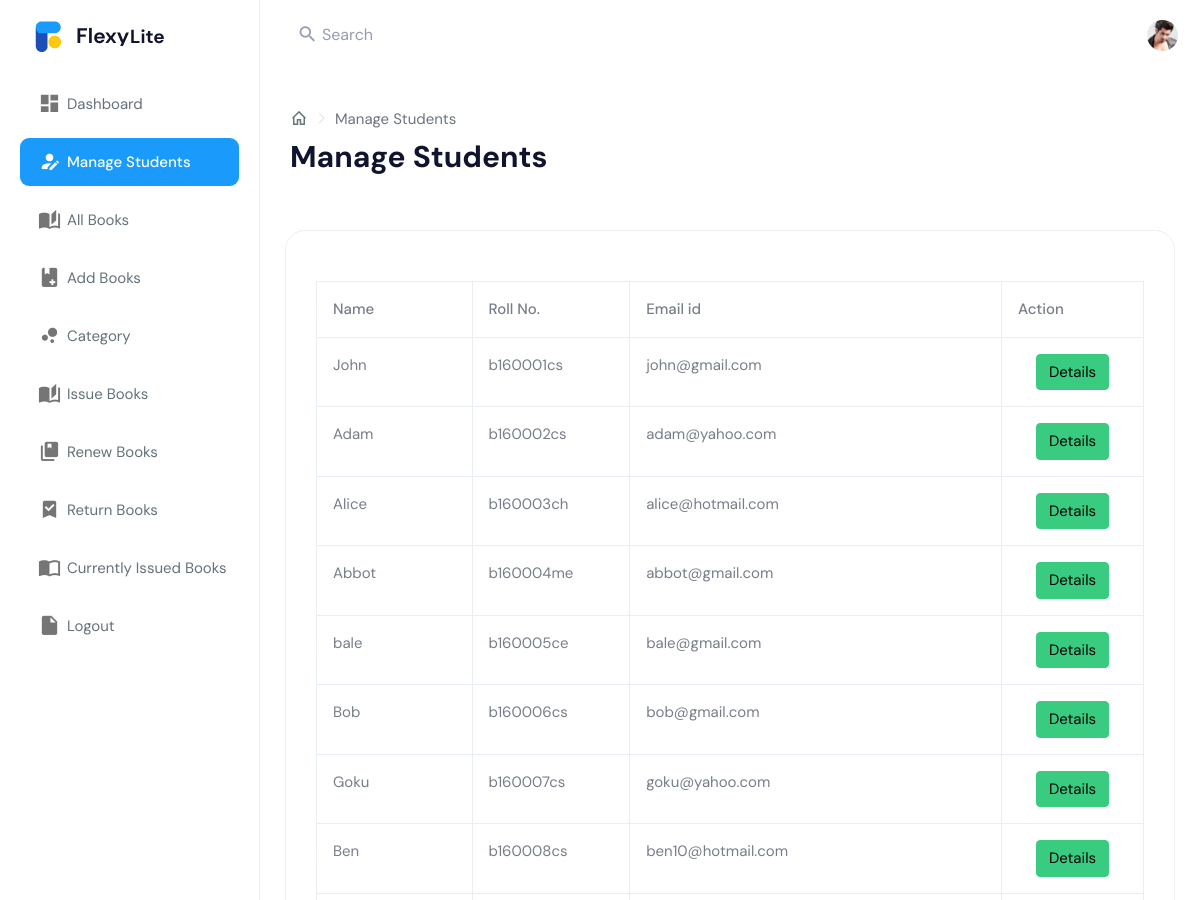
The page /admin/student.php (signed in, upper part) on the database as committed earlier.
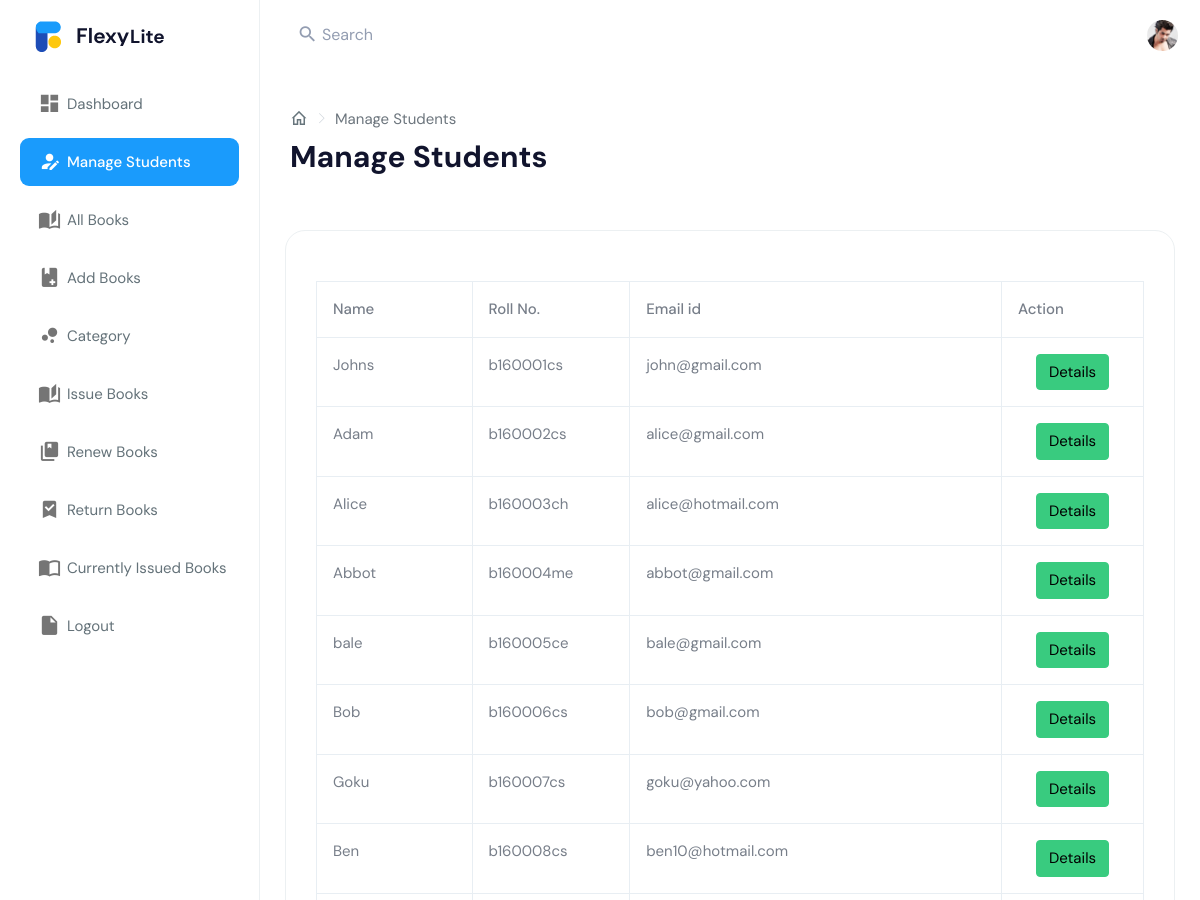
The same page on the database as committed later.
### tables this page shows
CREATE TABLE `user` (
  `RollNo` varchar(50) NOT NULL,
  `Name` varchar(50) DEFAULT NULL,
  `Type` varchar(50) DEFAULT NULL,
  `Category` varchar(50) DEFAULT NULL,
  `EmailId` varchar(50) DEFAULT NULL,
  `MobNo` bigint(11) DEFAULT NULL,
  `Password` varchar(50) DEFAULT NULL
);

### admin/student.php (the view, shortened to what this page needs)
<?php
require('dbconn.php');
?>
<?php
if ($_SESSION['RollNo']) {
    ?>
<!DOCTYPE html>
<html dir="ltr" lang="en">
<head>
    <link href="../assets/libs/chartist/dist/chartist.min.css" rel="stylesheet">
    <link href="../assets/libs/chartist-plugin-tooltips/dist/chartist-plugin-tooltip.css" rel="stylesheet">
    <link href="../dist/css/style.min.css" rel="stylesheet">
</head>
<body>
    <div id="main-wrapper" data-layout="vertical" data-navbarbg="skin5" data-sidebartype="full"
        data-sidebar-position="absolute" data-header-position="absolute" data-boxed-layout="full">
        <?php include('includes/topbarheader.php');?>
        <?php include('includes/leftsidebar.php');?>
        <div class="page-wrapper">
            <div class="page-breadcrumb">
                <div class="row align-items-center">
                    <div class="col-6">
                        <nav aria-label="breadcrumb">
                            <ol class="breadcrumb mb-0 d-flex align-items-center">
                              <li class="breadcrumb-item"><a href="index.html" class="link"><i class="mdi mdi-home-outline fs-4"></i></a></li>
                              <li class="breadcrumb-item active" aria-current="page">Manage Students</li>
                            </ol>
                          </nav>
                        <h1 class="mb-0 fw-bold">Manage Students</h1>
                    </div>
                </div>
            </div>
            <div class="container-fluid">
                <div class="row">
                    <div class="col-12">
                        <div class="card">
                            <div class="card-body">
                            <div class="table-responsive m-t-20">
                                <?php
                                    if(isset($_POST['submit']))
                                        {$s=$_POST['title'];
                                            $sql="select * from LMS.user where (RollNo='$s' or Name like '%$s%') and RollNo<>'ADMIN'";
                                        }
                                    else
                                        $sql="select * from LMS.user where RollNo<>'ADMIN'";
                                    $result=$conn->query($sql);
                                    $rowcount=mysqli_num_rows($result);
                                    if(!($rowcount))
                                        echo "<br><center><h2><b><i>No Results</i></b></h2></center>";
                                    else
                                    {
                                    ?>
                        <table class="table table-bordered table-responsive-lg" id = "tables">
                                  <thead>
                                    <tr>
                                      <th>Name</th>
                                      <th>Roll No.</th>
                                      <th>Email id</th>
                                      <th>Action</th>
                                    </tr>
                                  </thead>
                                  <tbody>
                    <?php
                            while($row=$result->fetch_assoc())
                            {
                                $email=$row['EmailId'];
                                $name=$row['Name'];
                                $rollno=$row['RollNo'];
                            ?>
                                  <tr>
                                      <td><?php echo $name ?></td>
                                      <td><?php echo $rollno ?></td>
                                      <td><?php echo $email ?></td>
                                        <td>
                                        <center>
                                            <a href="studentdetails.php?id=<?php echo $rollno; ?>" class="btn btn-success">Details</a>
                                      </center>
                                        </td>
                                    </tr>
                            <?php }} ?>
                                  </tbody>
                                </table>
                            </div>
                            </div>
                        </div>
                    </div>
                </div>
            </div>
        </div>
    </div>
</body>
</html>
<?php }
else {
    echo "<script type='text/javascript'>alert('Access Denied!!!')</script>";
} ?>

Rows that differ between the two databases and show on the page:
changed user "b160001cs": Name "John" → "Johns"
changed user "Adam": EmailId "adam@yahoo.com" → "alice@gmail.com"
